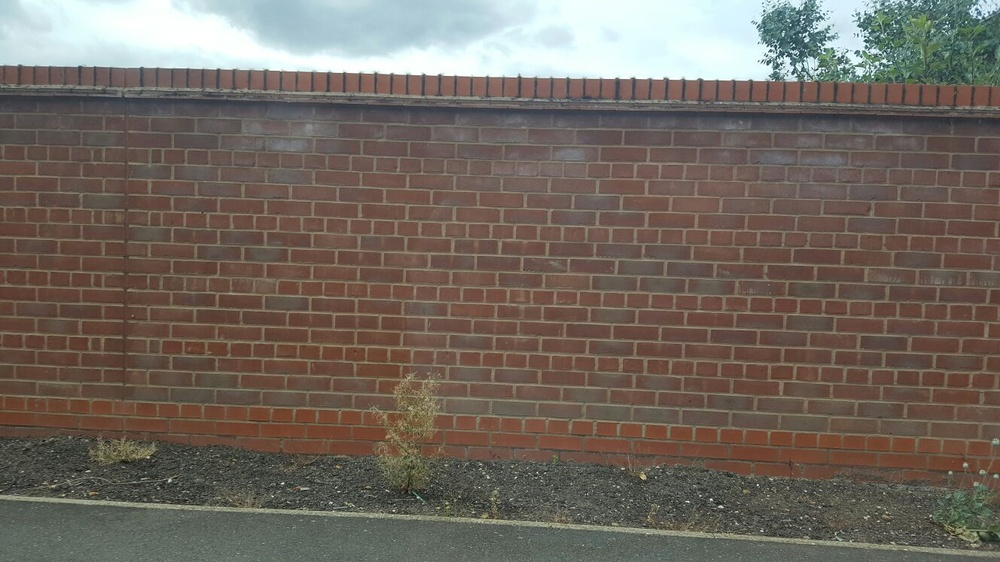
#> input picture didi/IMG-20160724-WA0000.jpg, 1000 x 562 px, shrunk from 1328 x 747 before the run
$ python count.py --image didi/IMG-20160724-WA0000.jpg   (Python 2 division)   (older library calls are emulated)
#> lines starting #> are read from the running program, lines starting #| are printed output that depends on the picture; after the words box and inside, x2 and y2 are one past the last pixel; in counts of white or black regions, pixels touching at a corner belong together
import cv2
import numpy as np
import argparse

# Construct argument parse to inline image with command
ap = argparse.ArgumentParser()
ap.add_argument("-i", "--image", help = "path to the image")
args = vars(ap.parse_args())

# load the image
img = cv2.imread(args["image"])
#> img is the input picture: shape (562, 1000, 3); mean B, G, R 94.9, 103.9, 113.2

#unsharp masking
gaussian_3 = cv2.GaussianBlur(img, (9,9), 10.0)
unsharp_image = cv2.addWeighted(img, 1.5, gaussian_3, -0.5, 0, img)

# convert BGR TO HSV
hsv = cv2.cvtColor(unsharp_image ,cv2.COLOR_BGR2HSV)
#> hsv: shape (562, 1000, 3); mean H, S, V 33.8, 62.2, 117.7
gray = cv2.cvtColor(unsharp_image,cv2.COLOR_BGR2GRAY)
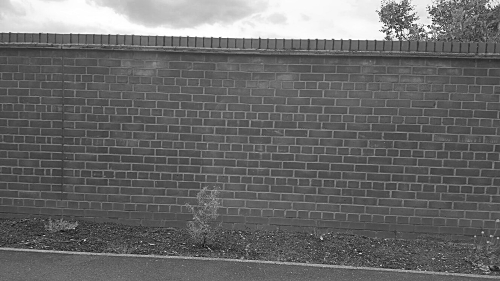
#> gray: shape (562, 1000) (shown at 1/2 size); min 0, max 255, mean 105.6
gray_hsv = cv2.cvtColor(hsv,cv2.COLOR_BGR2GRAY)
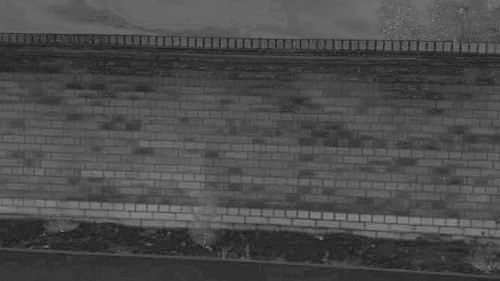
#> gray_hsv: shape (562, 1000) (shown at 1/2 size); min 0, max 172, mean 75.6

# Otsu Thresholding
ret, thresh = cv2.threshold(gray,0,255,cv2.THRESH_BINARY+cv2.THRESH_OTSU)
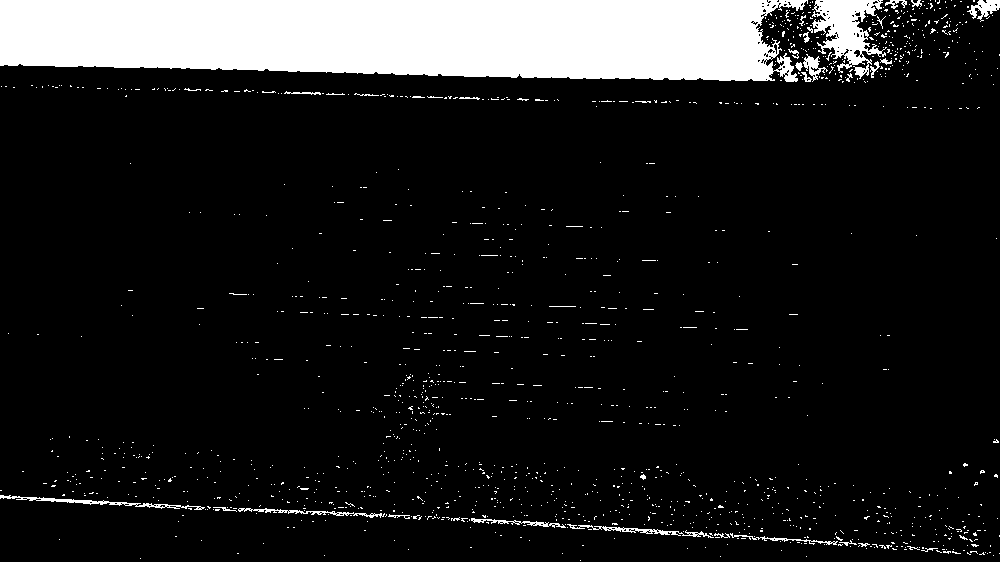
#> thresh: shape (562, 1000); 11.9% white; 1438 white regions (1402 under 20 px), largest, box (x1, y1, x2, y2) and area: (0, 0, 808, 82) 57061, (812, 0, 887, 79) 2856, (0, 495, 205, 510) 576
#> ret = 158
ret, thresh_hsv = cv2.threshold(gray_hsv,0,255,cv2.THRESH_BINARY+cv2.THRESH_OTSU)
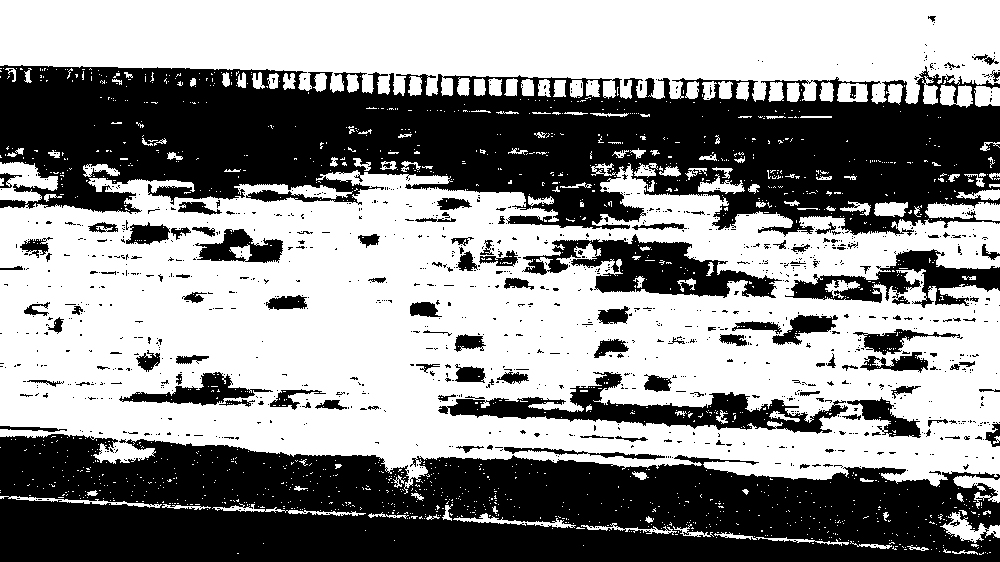
#> thresh_hsv: shape (562, 1000); 55.9% white; 1156 black regions (1036 under 20 px), largest, box (x1, y1, x2, y2) and area: (0, 65, 1000, 237) 109494, (0, 434, 1000, 562) 95777, (438, 372, 848, 434) 7606
#> ret = 73

# noise removal
kernel = np.ones((3,3),np.uint8)
opening = cv2.morphologyEx(thresh_hsv,cv2.MORPH_OPEN,kernel, iterations = 1)
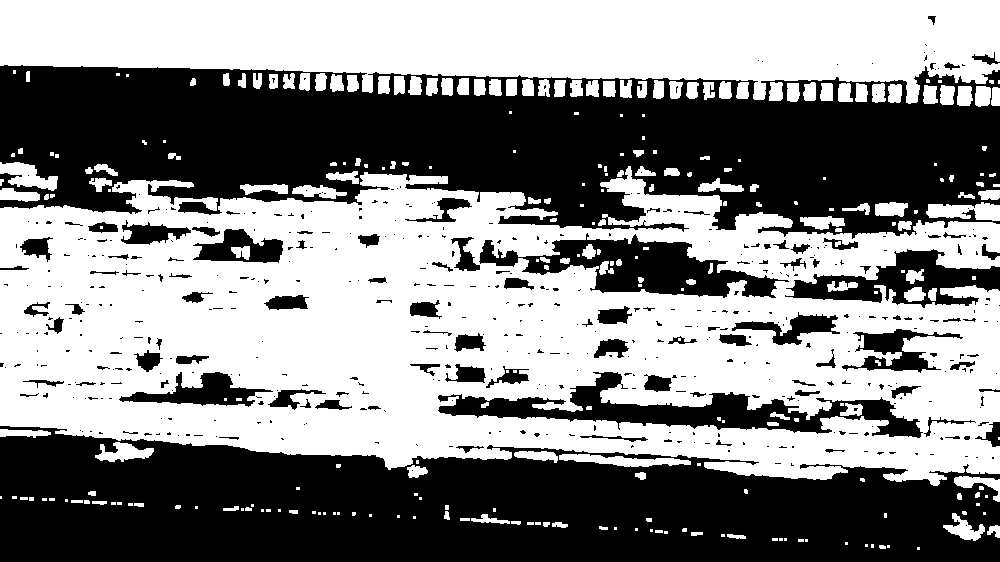
#> opening: shape (562, 1000); 53.4% white; 491 black regions (386 under 20 px), largest, box (x1, y1, x2, y2) and area: (0, 65, 1000, 239) 116393, (0, 426, 1000, 562) 100264, (438, 372, 923, 438) 9809

# sure background area
sure_bg = cv2.dilate(opening,kernel,iterations=1)
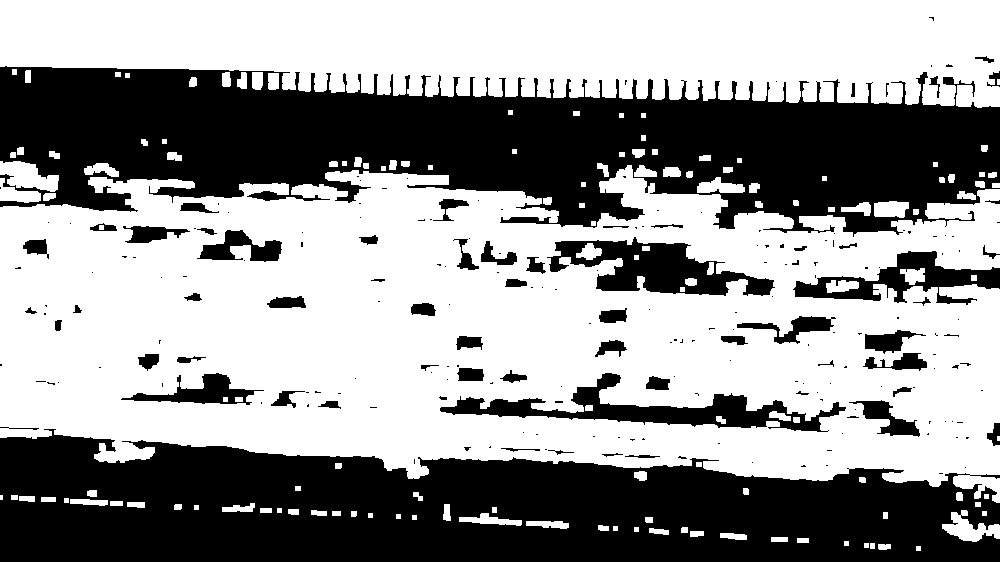
#> sure_bg: shape (562, 1000); 58.7% white; 215 black regions (151 under 20 px), largest, box (x1, y1, x2, y2) and area: (0, 66, 1000, 237) 105278, (0, 429, 1000, 562) 95289, (440, 373, 846, 432) 6652
opening[:]= 255-opening[:]
#> opening: shape (562, 1000); 46.6% white; 491 white regions (386 under 20 px)
_, contours, _= cv2.findContours(sure_bg, cv2.RETR_EXTERNAL, cv2.CHAIN_APPROX_SIMPLE)
#> contours = 125 contours, 30 with area under 20; largest, box (x1, y1, x2, y2) and area: (0, 165, 1000, 503) 254458, (0, 0, 1000, 108) 86102, (0, 161, 59, 192) 1043, (942, 510, 1000, 542) 791, (0, 178, 41, 203) 467
#
#cv2.drawContours(sure_bg,contours,-1,(0,255,0),3)
idx =0
for cnt in contours:
    idx += 1
    x,y,w,h = cv2.boundingRect(cnt)
    cv2.rectangle(sure_bg,(x,y),(x+w,y+h),(0,255,0),2)
#> this loop made 125 passes
#> (cnt, x, y, w, h) on passes 1, 3, 4, 5, 6, 7: ([[916, 546], [916, 550], [920, 550], [920, 546]], 916, 546, 5, 5), ([[870, 543], [870, 548], [874, 548], [874, 543]], 870, 543, 5, 6), ([[864, 543], [864, 547], [868, 547], [868, 543]], 864, 543, 5, 5), ([[844, 541], [844, 545], [848, 545], [848, 541]], 844, 541, 5, 5), ([[797, 538], [797, 542], [808, 542], [808, 538]], 797, 538, 12, 5), ([[771, 537], [771, 541], [787, 541], [787, 537]], 771, 537, 17, 5)
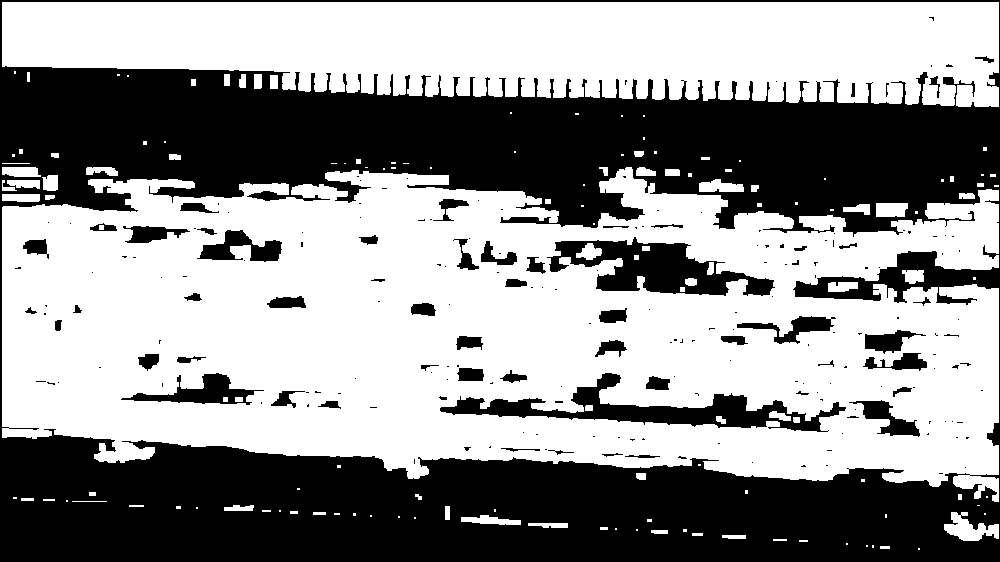
#> sure_bg: shape (562, 1000); 57.4% white; 205 black regions (148 under 20 px), largest, box (x1, y1, x2, y2) and area: (0, 0, 1000, 562) 212944, (440, 373, 846, 432) 6652, (547, 237, 775, 296) 6342
#> after the loop, idx = 125
print "total number of bricks: " + str(idx)
#| total number of bricks: 125
cv2.imshow("All keypoints",img)
cv2.imshow('opening',opening)
cv2.imshow('sure_bg',sure_bg)
cv2.imwrite('images/sure_bg.png',sure_bg)
cv2.imwrite('images/opening.png',sure_bg)

cv2.waitKey(0)
cv2.destroyAllWindows()

$ run again, on didi/IMG-20160724-WA0007.jpg
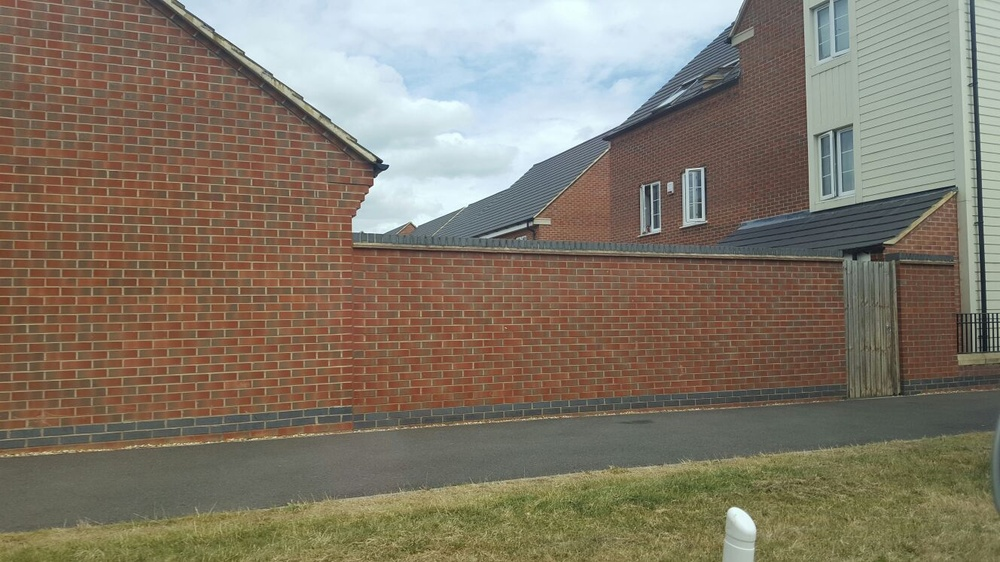
#> input picture didi/IMG-20160724-WA0007.jpg, 1000 x 562 px, shrunk from 1328 x 747 before the run
#> img is the input picture: shape (562, 1000, 3); mean B, G, R 104.5, 119.7, 129.4
#> hsv: shape (562, 1000, 3); mean H, S, V 38.4, 75, 135.9
#> `ret, thresh = cv2.threshold(gray,0,255,cv2.THRESH_BINARY+cv2.THRESH_OT..`:
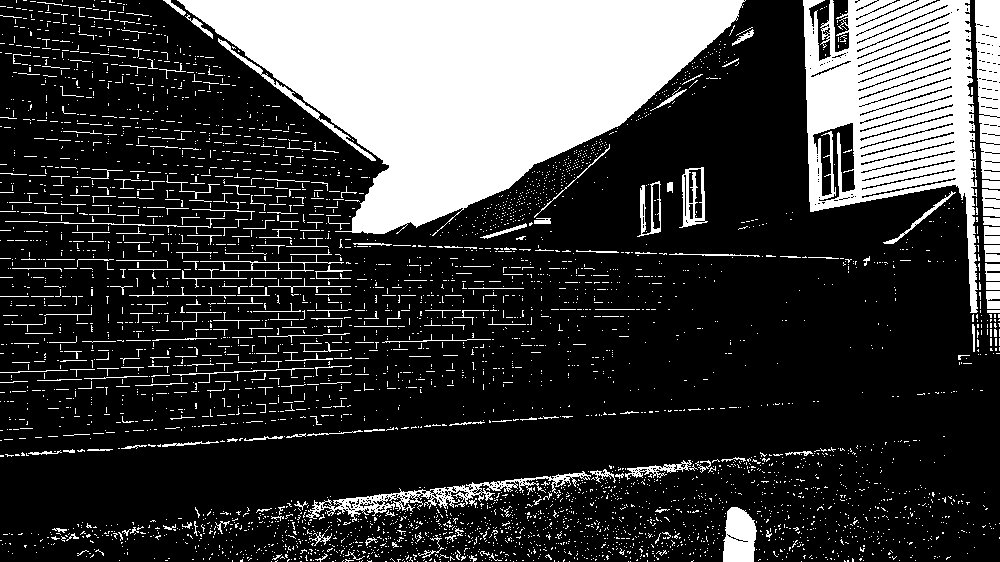
#> thresh: shape (562, 1000); 23.8% white; 4242 white regions (3984 under 20 px), largest, box (x1, y1, x2, y2) and area: (177, 0, 746, 236) 70274, (803, 0, 978, 313) 27427, (975, 0, 1000, 180) 3667
#> `ret, thresh = cv2.threshold(gray,0,255,cv2.THRESH_BINARY+cv2.THRESH_OT..`: ret = 147
#> thresh_hsv: shape (562, 1000); 63% white; 576 black regions (467 under 20 px), largest, box (x1, y1, x2, y2) and area: (0, 0, 1000, 533) 194668, (722, 506, 757, 562) 1286, (0, 34, 24, 90) 759
#> `ret, thresh_hsv = cv2.threshold(gray_hsv,0,255,cv2.THRESH_BINARY+cv2.T..`: ret = 83
#> contours = 65 contours, 6 with area under 20; largest, box (x1, y1, x2, y2) and area: (0, 0, 848, 432) 261193, (0, 433, 1000, 562) 76703, (896, 262, 962, 380) 6400, (535, 156, 621, 243) 4275, (0, 421, 355, 459) 3766
#> the loop `for cnt in contours:` made 65 passes
#> (x, y, w, h) on passes 1, 2, 4, 5, 6, 7, 8, 9: (0, 433, 1000, 129), (364, 427, 19, 6), (409, 422, 40, 8), (0, 421, 355, 38), (452, 419, 40, 7), (494, 417, 25, 6), (522, 414, 29, 7), (586, 411, 30, 6)
#> after the loop `for cnt in contours:`:
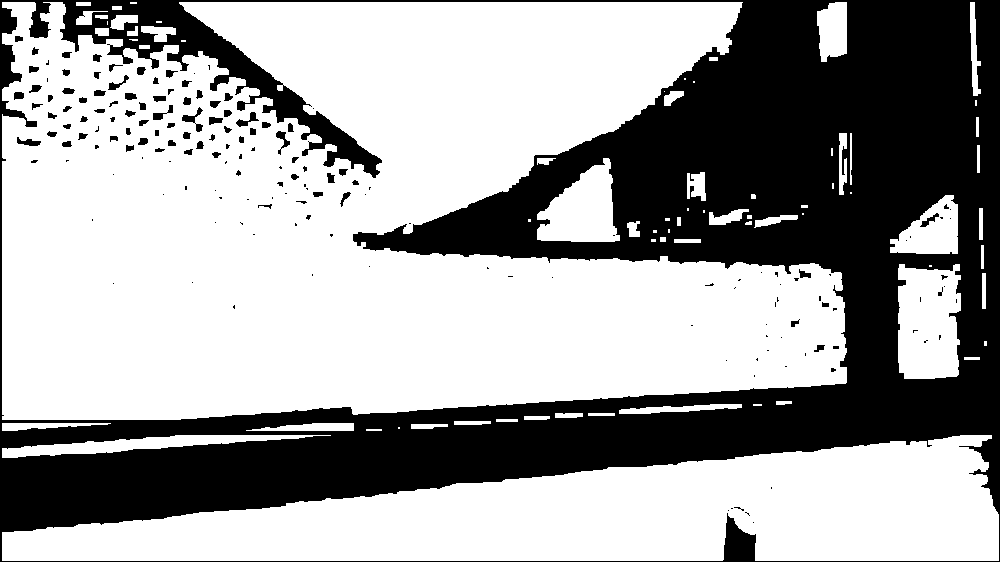
#> sure_bg: shape (562, 1000); 63.7% white; 172 black regions (92 under 20 px), largest, box (x1, y1, x2, y2) and area: (0, 0, 1000, 562) 199664, (182, 107, 203, 132) 164, (236, 112, 259, 127) 125
#> after the loop `for cnt in contours:`: idx = 65
#| total number of bricks: 65

$ run again, on didi/IMG-20160724-WA0008.jpg
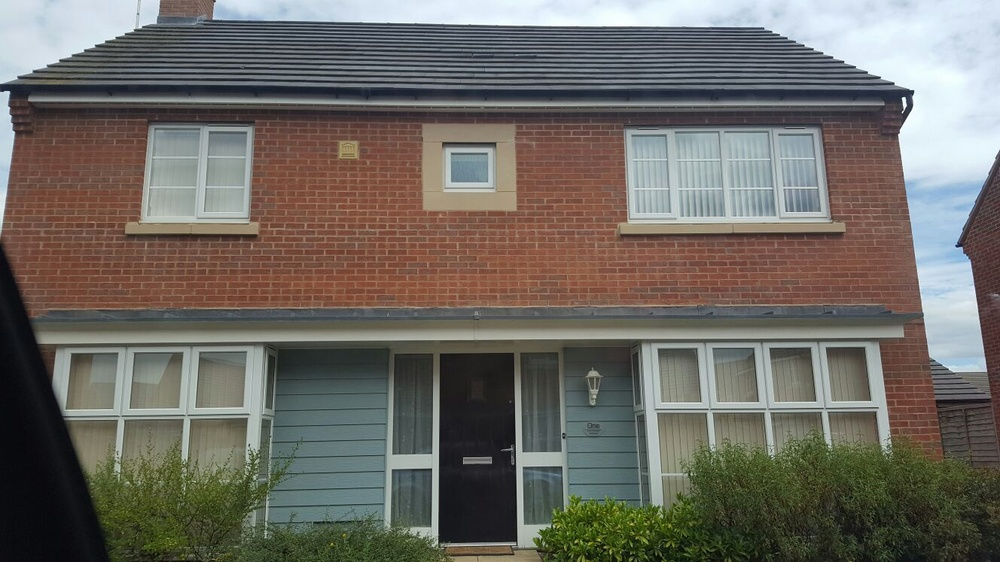
#> input picture didi/IMG-20160724-WA0008.jpg, 1000 x 562 px, shrunk from 1328 x 747 before the run
#> img is the input picture: shape (562, 1000, 3); mean B, G, R 99.5, 106.1, 109.5
#> hsv: shape (562, 1000, 3); mean H, S, V 59.5, 67.2, 118.3
#> `ret, thresh = cv2.threshold(gray,0,255,cv2.THRESH_BINARY+cv2.THRESH_OT..`:
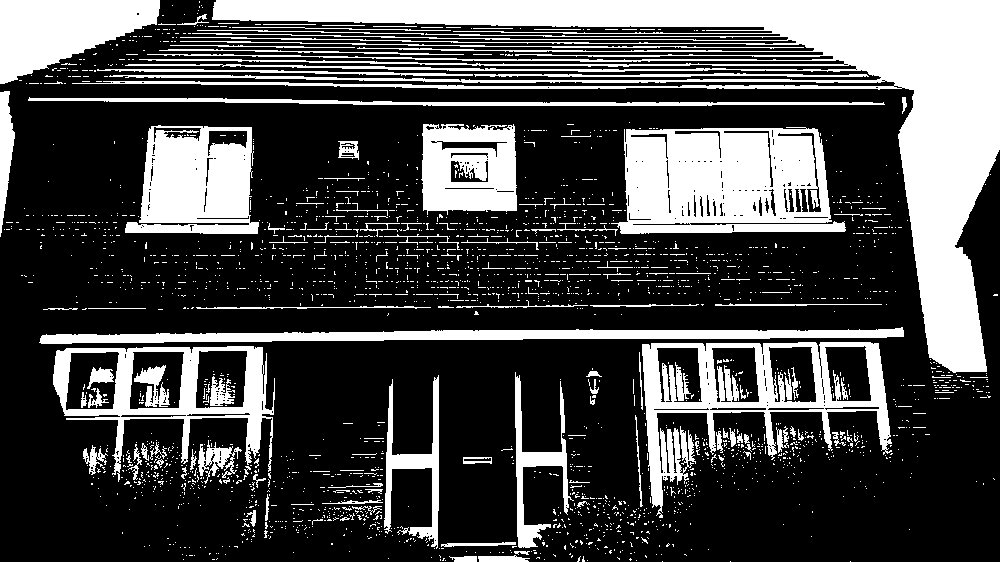
#> thresh: shape (562, 1000); 29.3% white; 2467 white regions (2332 under 20 px), largest, box (x1, y1, x2, y2) and area: (72, 0, 1000, 373) 61818, (611, 127, 846, 234) 19045, (642, 342, 892, 518) 11959
#> `ret, thresh = cv2.threshold(gray,0,255,cv2.THRESH_BINARY+cv2.THRESH_OT..`: ret = 129
#> thresh_hsv: shape (562, 1000); 43.8% white; 2223 white regions (2014 under 20 px), largest, box (x1, y1, x2, y2) and area: (2, 124, 921, 316) 115323, (211, 0, 1000, 372) 52838, (532, 326, 1000, 562) 28736
#> `ret, thresh_hsv = cv2.threshold(gray_hsv,0,255,cv2.THRESH_BINARY+cv2.T..`: ret = 84
#> contours = 82 contours, 32 with area under 20; largest, box (x1, y1, x2, y2) and area: (0, 0, 1000, 562) 210862, (85, 450, 270, 562) 11790, (282, 531, 540, 562) 4182, (139, 84, 433, 97) 1866, (452, 157, 487, 182) 744
#> the loop `for cnt in contours:` made 82 passes
#> (cnt, x, y, w, h) on passes 1, 2, 3, 4, 6, 7: ([[273, 559], [273, 561], [277, 561], [277, 559]], 273, 559, 5, 3), ([[707, 555], [707, 559], [711, 559], [711, 555]], 707, 555, 5, 5), ([[757, 553], [757, 557], [761, 557], [761, 553]], 757, 553, 5, 5), ([[840, 549], [840, 553], [844, 553], [844, 549]], 840, 549, 5, 5), ([[215, 547], [215, 551], [219, 551], [219, 547]], 215, 547, 5, 5), ([[262, 545], [262, 549], [266, 549], [266, 545]], 262, 545, 5, 5)
#> after the loop `for cnt in contours:`:
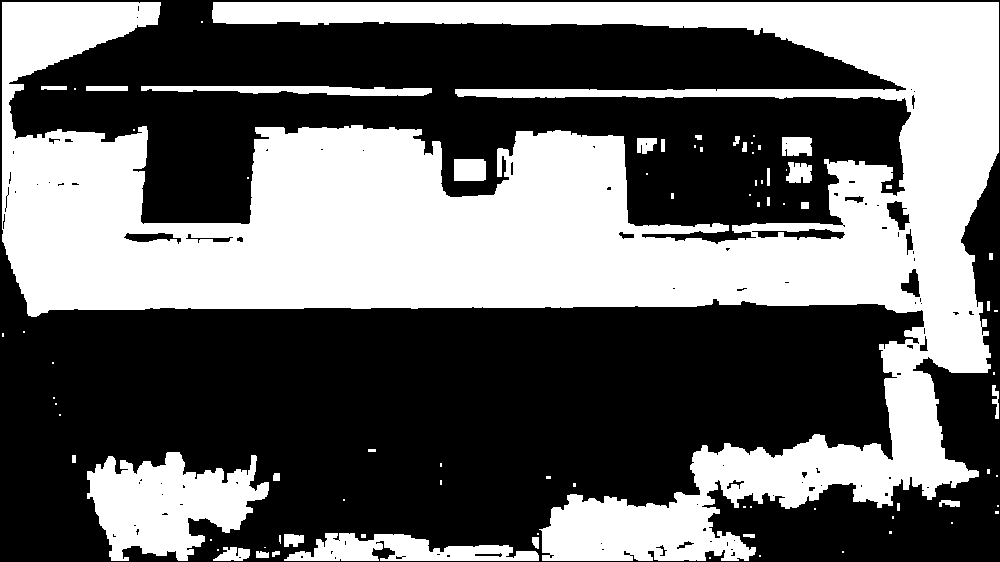
#> sure_bg: shape (562, 1000); 41.3% white; 82 white regions (49 under 20 px), largest, box (x1, y1, x2, y2) and area: (2, 2, 999, 561) 209830, (87, 452, 269, 561) 12104, (284, 533, 539, 561) 4157
#> after the loop `for cnt in contours:`: idx = 82
#| total number of bricks: 82
